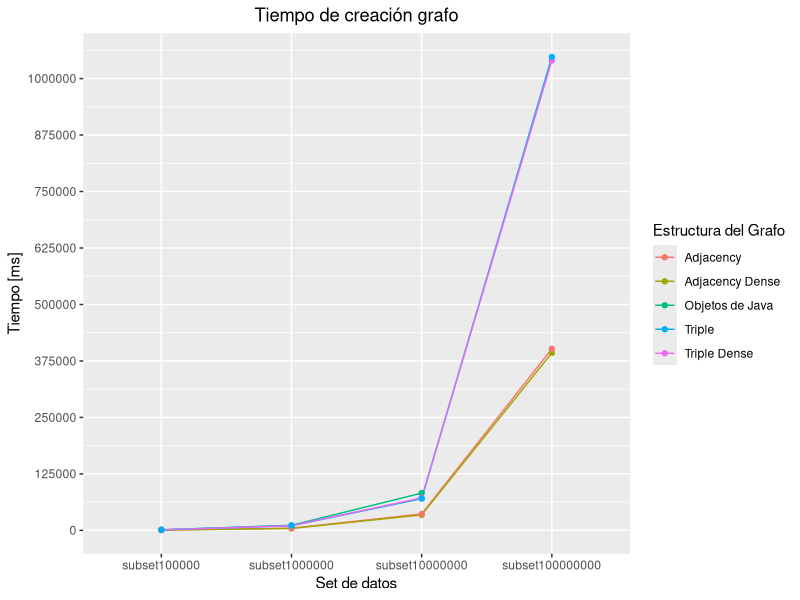
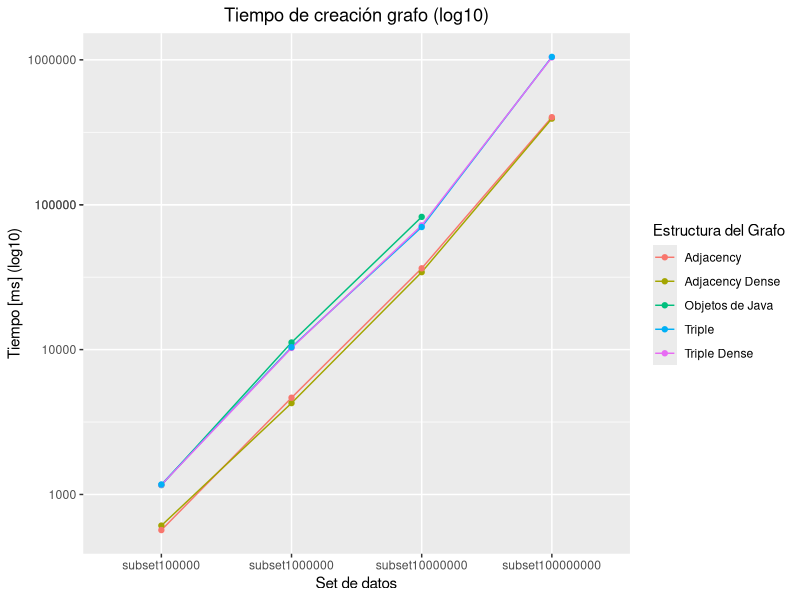
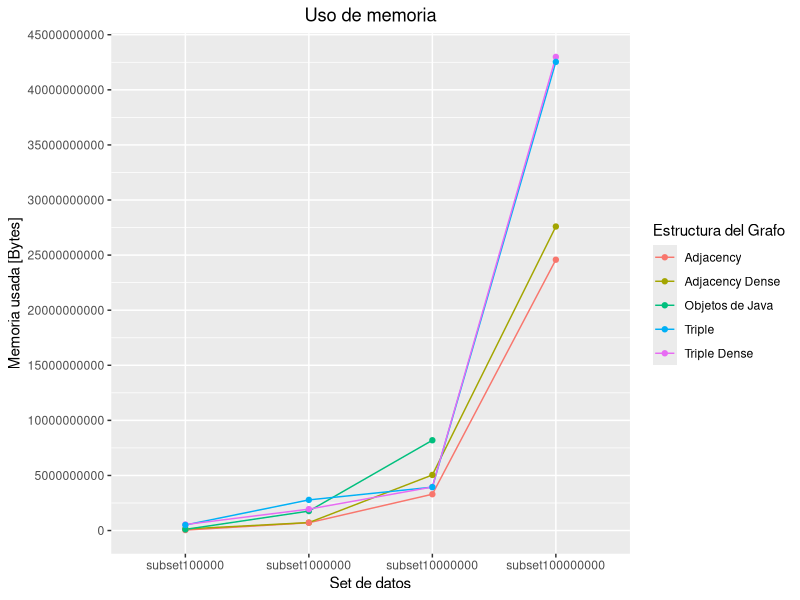
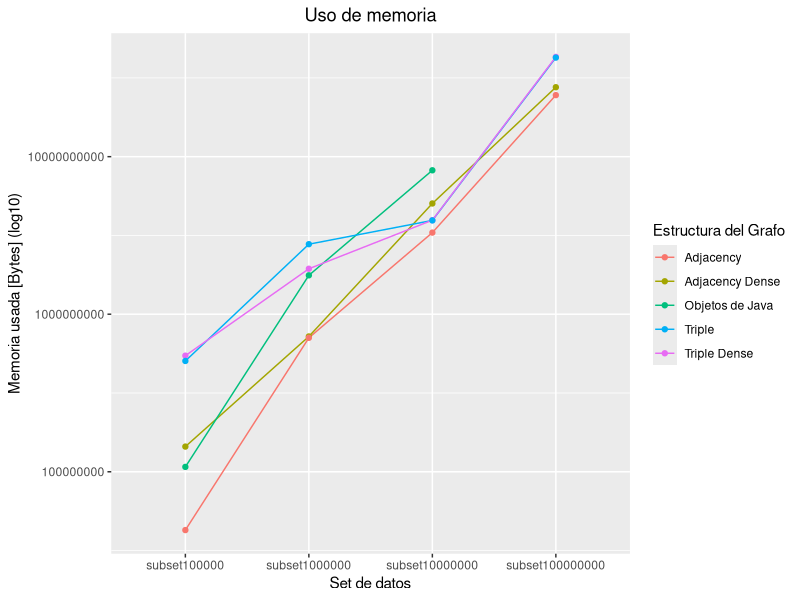
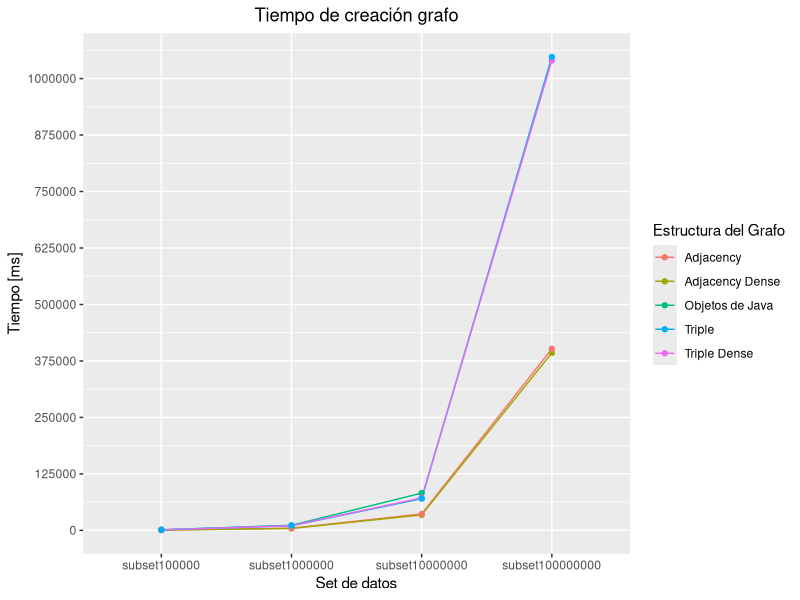
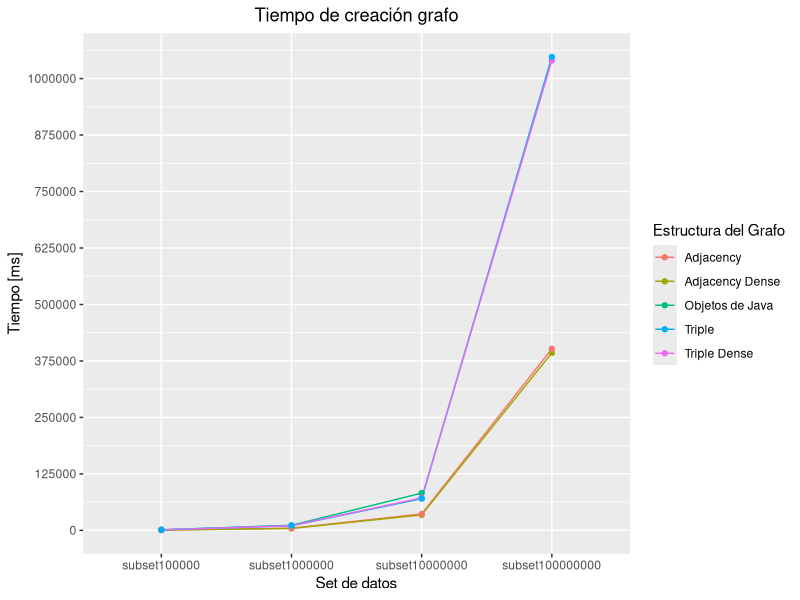
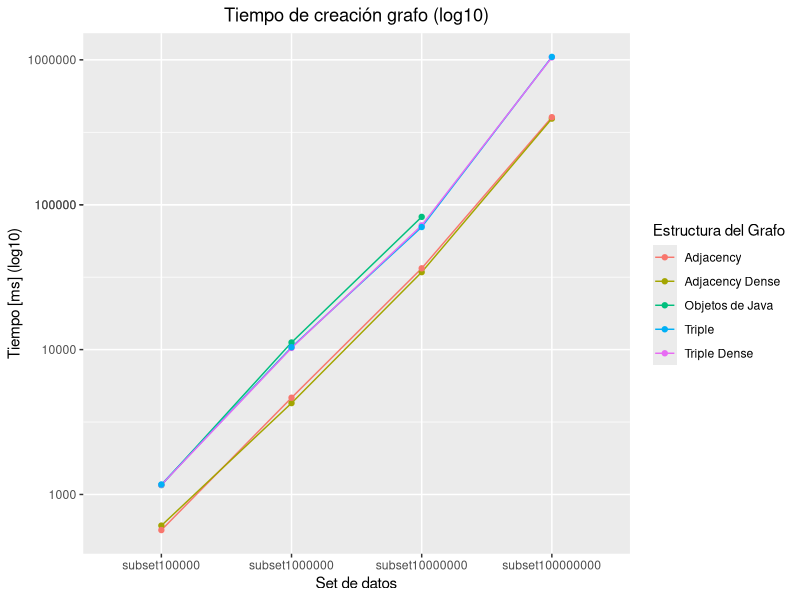
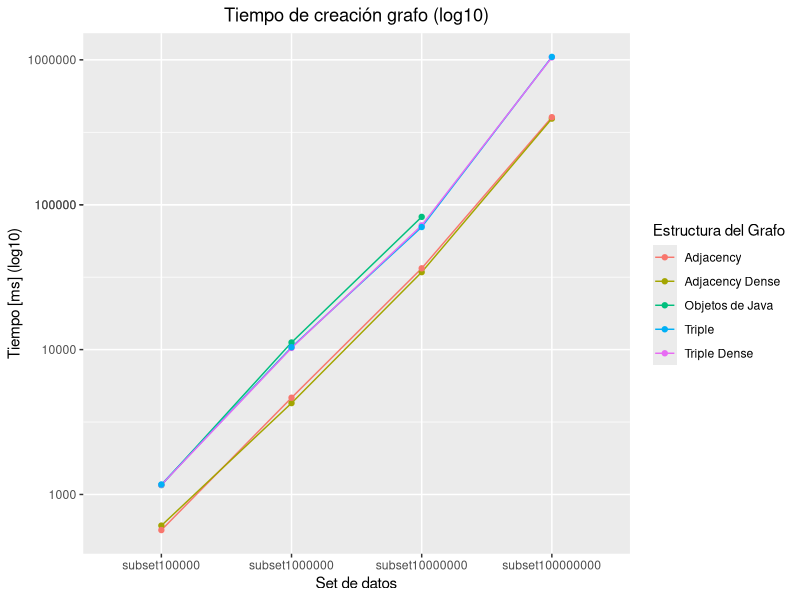

Write R code to recreate these figures, in order.
## ---- chunk 1
library(ggplot2)
## ---- chunk 2
dataCreacion <- read.csv("datos/sizeNano.csv", sep = ";")
## ---- chunk 3
options(scipen = 999)
dataCreacion$Estructura[dataCreacion$Estructura == "graphGt"] <- "Objetos de Java"
dataCreacion$Estructura[dataCreacion$Estructura == "graphComp"] <- "Adjacency"
dataCreacion$Estructura[dataCreacion$Estructura == "graphCompDense"] <- "Adjacency Dense"
dataCreacion$Estructura[dataCreacion$Estructura == "graphNativeFull"] <- "Triple"
dataCreacion$Estructura[dataCreacion$Estructura == "graphNativeFullDense"] <- "Triple Dense"

dataCreacion = dataCreacion[dataCreacion$Estructura !='graphNative',]
## ---- chunk 4
ggplot(dataCreacion, aes(x=SetDatos, y=TiempoCreacion, color=Estructura,group=Estructura)) + # fill=Estructura

  geom_line(size=0.5) + geom_point() +

  labs(title= "Tiempo de creación grafo",
       color = "Estructura del Grafo",
       y = "Tiempo [ms]",
       x = "Set de datos") +

  theme(plot.title = element_text(hjust = 0.5)) +
  scale_y_continuous(breaks = c(0,125000,250000,375000,500000,625000,750000,875000,1000000))
# c(1000, 1000000, 1000000000)

ggsave(plot = last_plot(), filename = "export/4_TiempoCreacion.png", width=8, height=5, dpi=300)
ggsave(plot = last_plot(), filename = "export/4_TiempoCreacion.pdf", width=8, height=5, dpi=300)
# width=4, height=4, dpi=300
## ---- chunk 5
ggplot(dataCreacion, aes(x=SetDatos, y=TiempoCreacion, color=Estructura,group=Estructura)) + # fill=Estructura

  geom_line(size=0.5) + geom_point() +

  labs(title= "Tiempo de creación grafo (log10)",
       color = "Estructura del Grafo",
       y = "Tiempo [ms] (log10)",
       x = "Set de datos") +

  theme(plot.title = element_text(hjust = 0.5)) +
  scale_y_continuous(trans='log10', breaks = c(0,10,100,1000,10000,100000,1000000,100000))
# c(1000, 1000000, 1000000000)

ggsave(plot = last_plot(), filename = "export/4_TiempoCreacionLog.png", width=8, height=5, dpi=300)
ggsave(plot = last_plot(), filename = "export/4_TiempoCreacionLog.pdf", width=8, height=5, dpi=300)
# width=4, height=4, dpi=300
## ---- chunk 6
ggplot(dataCreacion, aes(x=SetDatos, y=UsoMemoria, color=Estructura, group=Estructura)) + # fill=Estructura

  geom_line() + geom_point() +

  labs(title= "Uso de memoria",
       color = "Estructura del Grafo",
       y = "Memoria usada [Bytes]",
       x = "Set de datos") +

  theme(plot.title = element_text(hjust = 0.5)) +
  scale_y_continuous(breaks = c(0,5000000000,10000000000,15000000000,20000000000,25000000000,30000000000,35000000000,40000000000,45000000000))
# c(1000, 1000000, 1000000000)

ggsave(plot = last_plot(), filename = "export/4_UsoMemoria.png", width=8, height=5, dpi=300)
ggsave(plot = last_plot(), filename = "export/4_UsoMemoria.pdf", width=8, height=5, dpi=300)
# width=4, height=4, dpi=300
## ---- chunk 7
ggplot(dataCreacion, aes(x=SetDatos, y=UsoMemoria, color=Estructura, group=Estructura)) + # fill=Estructura

  geom_line() + geom_point() +

  labs(title= "Uso de memoria",
       color = "Estructura del Grafo",
       y = "Memoria usada [Bytes] (log10)",
       x = "Set de datos") +

  theme(plot.title = element_text(hjust = 0.5)) +
  scale_y_continuous(trans='log10', breaks = c(0,1,10,100,1000,10000,100000, 1000000, 10000000, 100000000, 1000000000, 10000000000, 100000000000, 1000000000000))
# c(1000, 1000000, 1000000000)

ggsave(plot = last_plot(), filename = "export/4_UsoMemoriaLog.png", width=8, height=5, dpi=300)
ggsave(plot = last_plot(), filename = "export/4_UsoMemoriaLog.pdf", width=8, height=5, dpi=300)
# width=4, height=4, dpi=300
